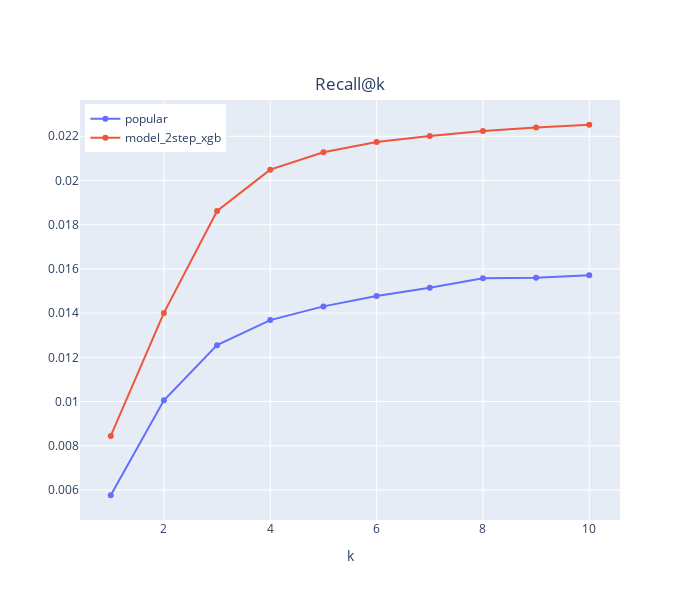
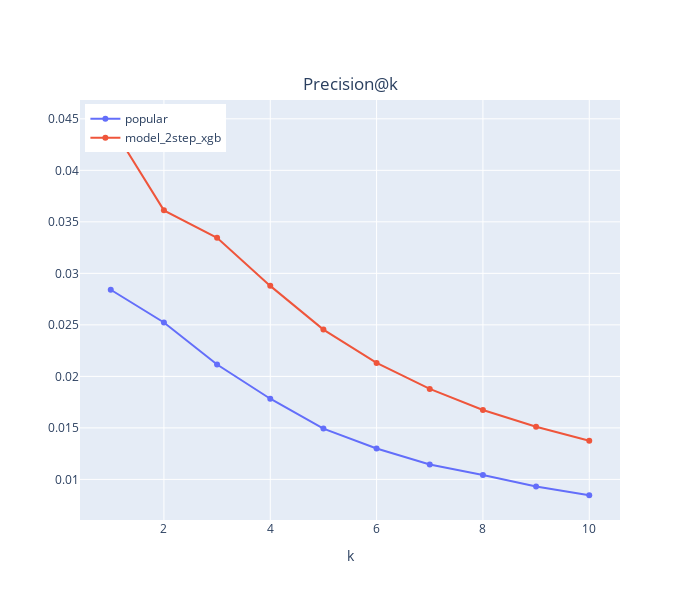

Notebook code cell kept with these figures, in order:
### Code cell
for indx, metric in enumerate([f'Recall@', f'Precision@']):
    fig = go.Figure()
    for model in df_metrics.index:
        fig.add_trace(go.Scatter(
                                x=list(range(1, 11)), 
                                y=df_metrics.loc[model][[metric+f'{k}' for k in range(1, 11)]].values,
                                name=model))
    fig.update_layout(
                      title=dict(text=f'{metric}k', font=dict(size=17)),
                      xaxis_title="k",
                      width=700,
                      height=600,
                      title_x=0.5,
                      title_y=0.87,
                    legend=dict(
                        yanchor="top",
                        y=0.99,
                        xanchor="left",
                        x=0.01))
    fig.show()

### Figure 1 — Plotly figure (JSON) as saved in the notebook; plotly's stock layout.template omitted (floating-point values rounded to 4 significant figures)
{"data": [{"name": "popular", "type": "scatter", "x": [1, 2, 3, 4, 5, 6, 7, 8, 9, 10], "y": [0.005763, 0.01006, 0.01255, 0.01368, 0.01431, 0.01477, 0.01515, 0.01557, 0.0156, 0.01571]}, {"name": "model_2step_xgb", "type": "scatter", "x": [1, 2, 3, 4, 5, 6, 7, 8, 9, 10], "y": [0.008448, 0.01401, 0.01862, 0.02049, 0.02128, 0.02174, 0.02201, 0.02223, 0.0224, 0.02252]}], "layout": {"height": 600, "legend": {"x": 0.01, "xanchor": "left", "y": 0.99, "yanchor": "top"}, "title": {"font": {"size": 17}, "text": "Recall@k", "x": 0.5, "y": 0.87}, "width": 700, "xaxis": {"autorange": true, "range": [0.4216, 10.58], "title": {"text": "k"}, "type": "linear"}, "yaxis": {"autorange": true, "range": [0.004643, 0.02364], "type": "linear"}}}

### Figure 2 — Plotly figure (JSON) as saved in the notebook; plotly's stock layout.template omitted (floating-point values rounded to 4 significant figures)
{"data": [{"name": "popular", "type": "scatter", "x": [1, 2, 3, 4, 5, 6, 7, 8, 9, 10], "y": [0.02841, 0.02523, 0.02115, 0.01783, 0.01493, 0.01299, 0.01144, 0.01043, 0.009301, 0.008462]}, {"name": "model_2step_xgb", "type": "scatter", "x": [1, 2, 3, 4, 5, 6, 7, 8, 9, 10], "y": [0.04442, 0.03611, 0.03344, 0.02879, 0.02454, 0.02131, 0.01878, 0.01673, 0.01511, 0.01375]}], "layout": {"height": 600, "legend": {"x": 0.01, "xanchor": "left", "y": 0.99, "yanchor": "top"}, "title": {"font": {"size": 17}, "text": "Precision@k", "x": 0.5, "y": 0.87}, "width": 700, "xaxis": {"autorange": true, "range": [0.4216, 10.58], "title": {"text": "k"}, "type": "linear"}, "yaxis": {"autorange": true, "range": [0.006059, 0.04683], "type": "linear"}}}
